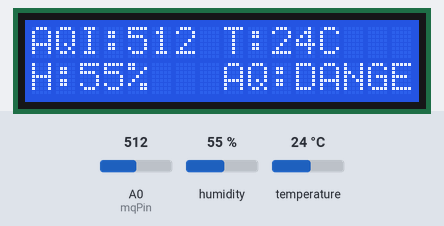
Simulated run of this sketch. Board: Arduino Uno, built with avr-gcc and run on an emulated ATmega328P. On the bench: 16×2 character LCD. Inputs (shaded band) come from the test bench; at power-on: A0 (mqPin) = 512, humidity 55 %, temperature 24 °C.

Above: at 2.7 s.
2.8 s: A0 (mqPin) set to 417
At 3.9 s:
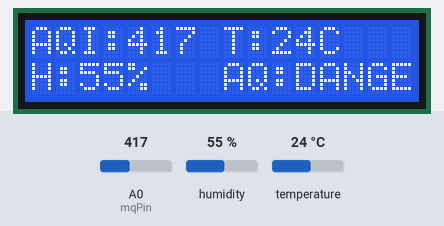
4.9 s: A0 (mqPin) set to 382
At 7.1 s:
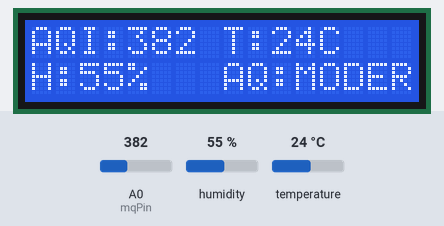
7.7 s: A0 (mqPin) set to 214
At 9.1 s:
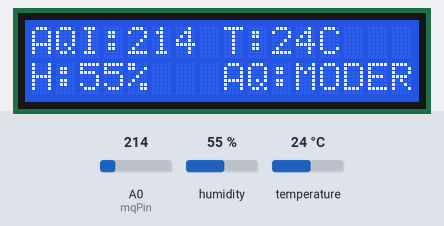
9.8 s: A0 (mqPin) set to 182
At 12.1 s:
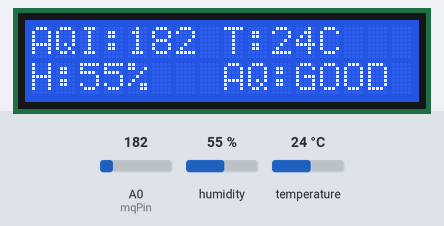
12.4 s: humidity set to 22 %
At 14.3 s:
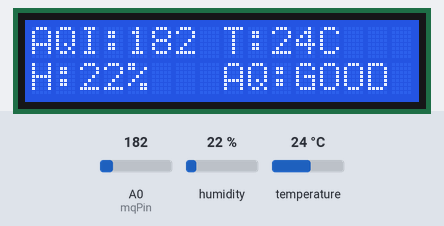
15.4 s: temperature set to 12 °C
At 17.5 s:
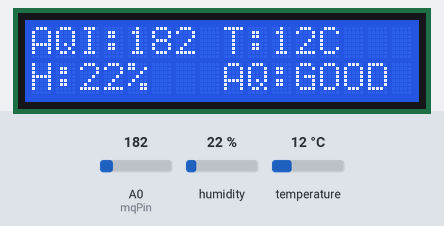
Timing chart, 0 to 19.0 s (numbered marks = the images above; inputs shaded):
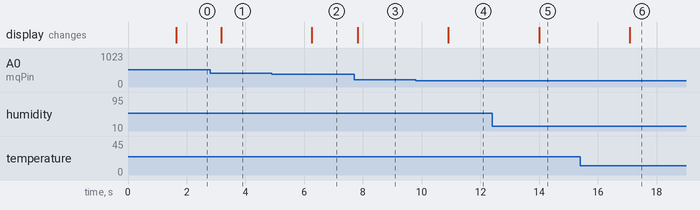

The sketch:

aqi.ino
```cpp
/*
   Arduino Code: MQ135 (A0) + DHT11 (A3) on I2C LCD
   New Layout: Line 1 = AQ Value + Temp | Line 2 = Humidity + Status
*/
#include <Wire.h>
#include <LiquidCrystal_I2C.h>
#include <DHT.h>

// LCD Initialization
LiquidCrystal_I2C lcd(0x27, 16, 2);

// Sensor Pin Definitions
const int mqPin = A0;
#define DHTPIN A3
#define DHTTYPE DHT11

// Initialize DHT Sensor
DHT dht(DHTPIN, DHTTYPE);

// Variables
int airQualityValue = 0;
float humidity = 0.0;
float temperatureC = 0.0;
String statusText = "";

void setup()
{
  lcd.init();
  lcd.backlight();

  // Start the DHT sensor
  dht.begin();

  lcd.setCursor(0, 0);
  lcd.print("Sensor System OK");
  delay(1500);
  lcd.clear();
}

void loop()
{
  // --- 1. Read Sensors ---

  // Read DHT11 data
  humidity = dht.readHumidity();
  temperatureC = dht.readTemperature();

  // Check if DHT readings were successful
  if (isnan(humidity) || isnan(temperatureC)) {
    lcd.setCursor(0, 0);
    lcd.print("DHT Error");
    lcd.setCursor(0, 1);
    lcd.print("Check Wiring");
    delay(2000);
    return;
  }

  // Read MQ135 data
  airQualityValue = analogRead(mqPin);


  // --- 2. Determine AQ Status ---

  if (airQualityValue < 200) {
    statusText = "GOOD    ";
  }
  else if (airQualityValue < 400) {
    statusText = "MODERATE";
  }
  else {
    statusText = "DANGER  ";
  }

  // --- 3. Display on LCD ---

  // LINE 1: Air Quality Value and Temperature
  lcd.setCursor(0, 0);
  lcd.print("AQI:");
  lcd.print(airQualityValue);
  lcd.print(" "); // Add space for separation

  lcd.setCursor(8, 0); // Start Temperature from position 8
  lcd.print("T:");
  lcd.print((int)temperatureC);
  lcd.print("C  "); // Trailing spaces to clear previous chars

  // LINE 2: Humidity and Air Quality Status
  lcd.setCursor(0, 1);
  lcd.print("H:");
  lcd.print((int)humidity);
  lcd.print("% "); // Print humidity value

  // Start Status from position 8
  lcd.setCursor(8, 1);
  lcd.print("AQ:");
  lcd.print(statusText); // Print AQ Status text

  delay(1500); // Wait 1.5 seconds before updating
}
```

Measured:
- the behaviour switches between 400 and 399 on A0 (mqPin) (found by bisection; images 1 and 2)
- the behaviour switches between 200 and 199 on A0 (mqPin) (found by bisection; images 3 and 4)
- after the input at 2.8 s, the display: changes after 0.37 s (image 1)
- after the input at 4.9 s, the display: changes after 1.4 s (image 2)
- after the input at 7.7 s, the display: changes after 0.12 s (image 3)
- after the input at 9.8 s, the display: changes after 1.1 s (image 4)
- after the input at 12.4 s, the display: changes after 1.6 s (image 5)
- after the input at 15.4 s, the display: changes after 1.7 s (image 6)
